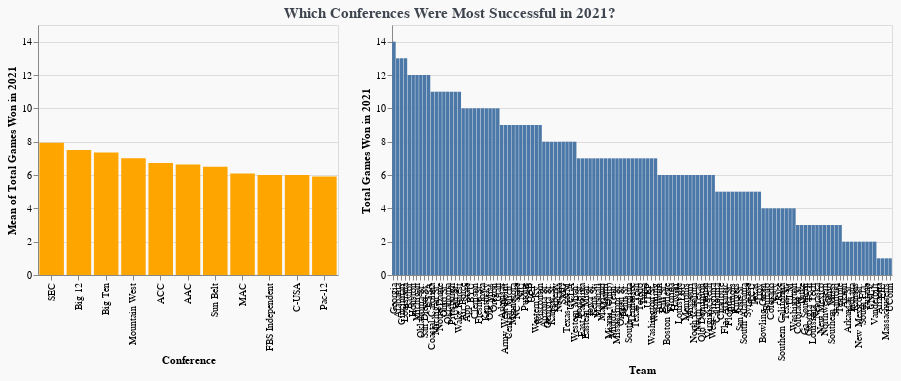

Notebook cell for this chart:
### Code cell
selection = alt.selection(type="multi", fields=["Conference"])
base =  alt.Chart(schools).properties(width=800, height=300)

overview = alt.Chart(schools).mark_bar().encode(
    y = alt.Y('mean(Total Games Won in 2021):Q',scale=alt.Scale(domain=(0,15))),
    x = alt.X("Conference:N",sort='-y'),
    color=alt.condition(selection, alt.value("orange"), alt.value("lightgrey"))
).add_selection(selection).properties(height=250, width=300)

detailed = hist = base.mark_bar().encode(
    y = alt.Y("Total Games Won in 2021:Q",scale=alt.Scale(domain=(0,15))), 
    x = alt.X("Team",sort='-y')
).transform_filter(selection).properties(height=250, width=500)

combined = (overview | detailed).properties(background = '#f9f9f9',
                    title = alt.TitleParams(text = 'Which Conferences Were Most Successful in 2021?',
                                            anchor = 'middle',
                                            fontSize = 15,
                                            color = '#3E454F'))

combined

### Figure 1 — Vega-Lite specification as saved in the notebook (floating-point values rounded to 4 significant figures; data arrays with more than 128 entries replaced by an {"elided": "..."} marker saying what was removed)
{"config": {"view": {"continuousWidth": 400, "continuousHeight": 300}}, "hconcat": [{"mark": "bar", "encoding": {"color": {"condition": {"value": "orange", "selection": "selector004"}, "value": "lightgrey"}, "x": {"field": "Conference", "sort": "-y", "type": "nominal"}, "y": {"aggregate": "mean", "field": "Total Games Won in 2021", "scale": {"domain": [0, 15]}, "type": "quantitative"}}, "height": 250, "selection": {"selector004": {"type": "multi", "fields": ["Conference"]}}, "width": 300}, {"mark": "bar", "encoding": {"x": {"field": "Team", "sort": "-y", "type": "nominal"}, "y": {"field": "Total Games Won in 2021", "scale": {"domain": [0, 15]}, "type": "quantitative"}}, "height": 250, "transform": [{"filter": {"selection": "selector004"}}], "width": 500}], "background": "#f9f9f9", "data": {"name": "data-862e78e80b62e4ee6310c2b1d9997bf7"}, "title": {"text": "Which Conferences Were Most Successful in 2021?", "anchor": "middle", "color": "#3E454F", "fontSize": 15}, "$schema": "https://vega.github.io/schema/vega-lite/v4.17.0.json", "datasets": {"data-862e78e80b62e4ee6310c2b1d9997bf7": {"elided": "130 records"}}}
